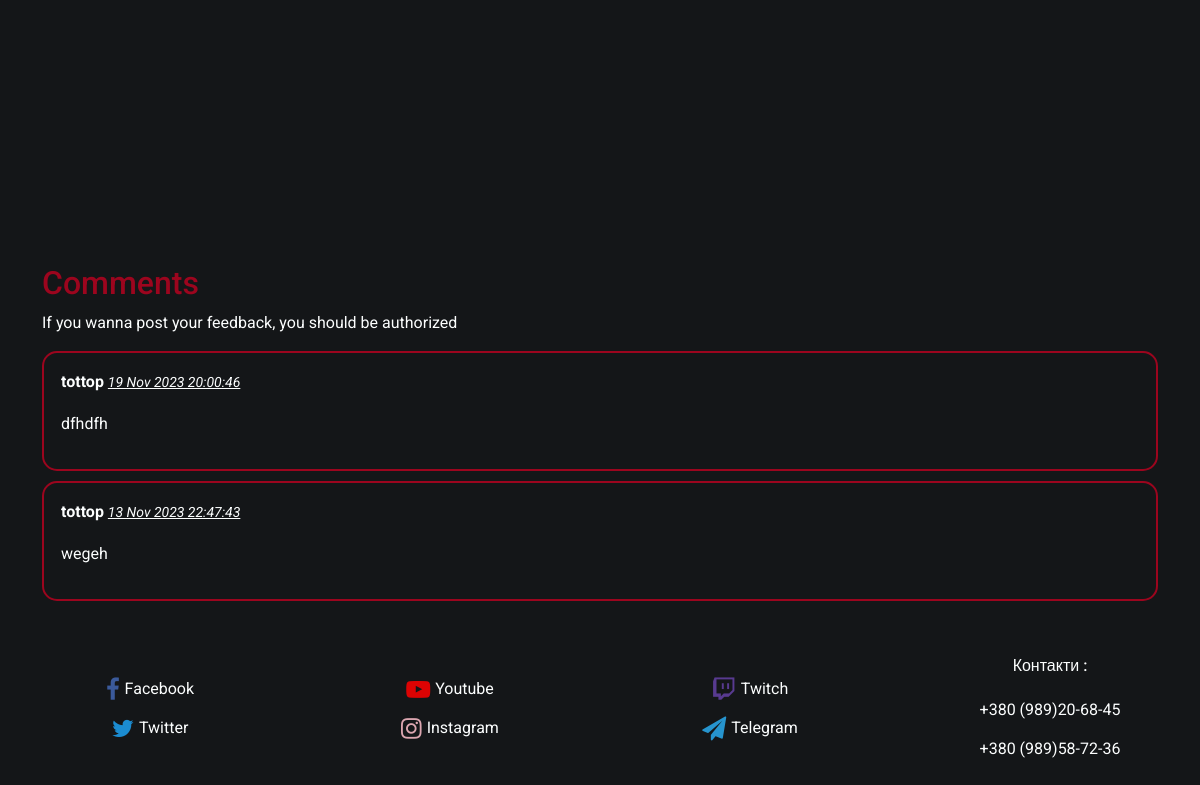
/base (lower part), run on an earlier commit of the app's database.
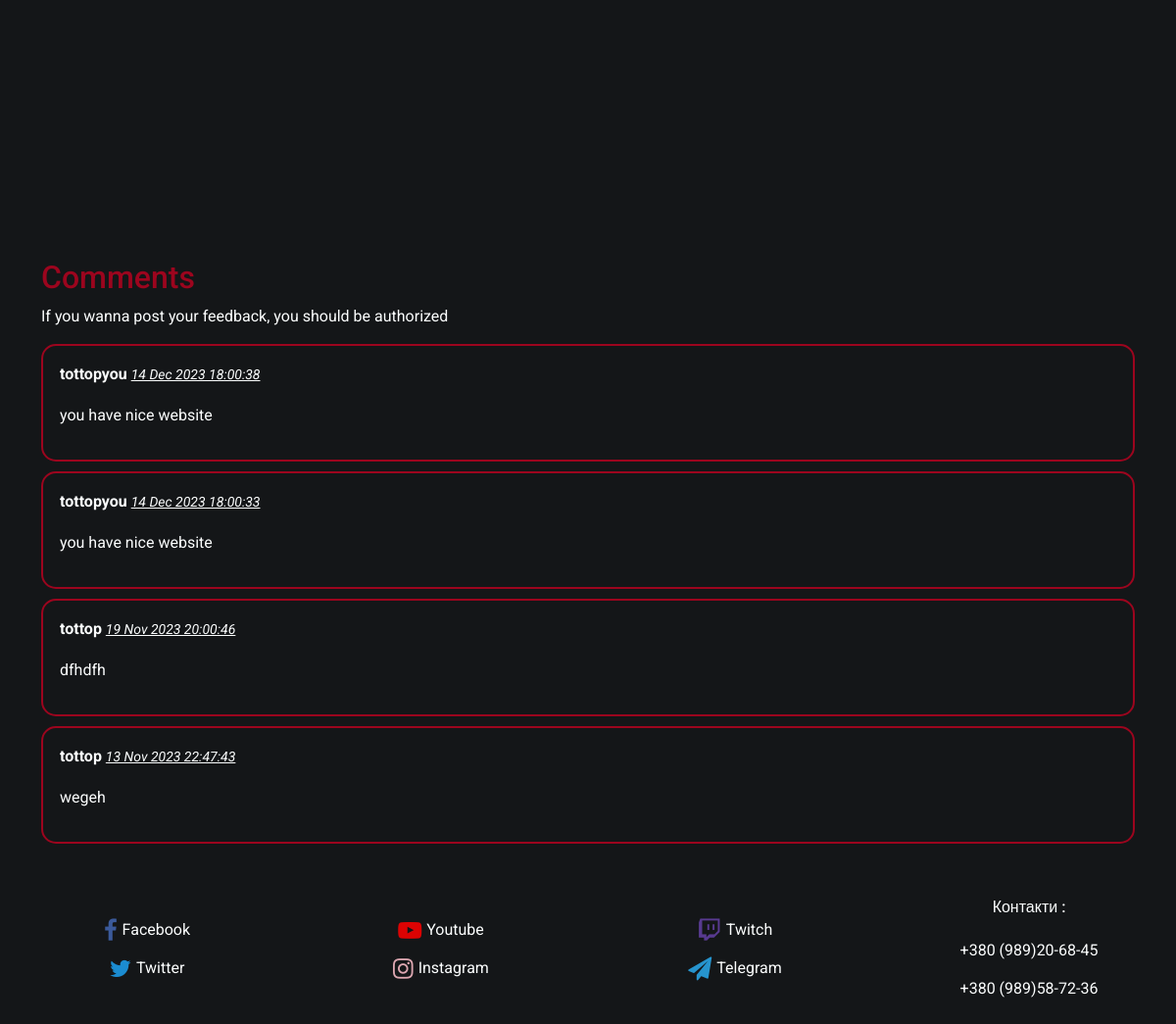
And on a later commit of the database.
### app/models.py (models this page shows, shortened)
class Comment(db.Model):
    id = db.Column(db.Integer, primary_key=True)
    content = db.Column(db.String(140))
    timestamp = db.Column(db.DateTime, index=True, default=datetime.utcnow)
    user_id = db.Column(db.Integer, db.ForeignKey('user.id'), nullable=False)
    user = db.relationship('User', backref='comments', lazy=True)

class User(UserMixin, db.Model):
    id = db.Column(db.Integer, primary_key=True)
    username = db.Column(db.String(64), index=True, unique=True)
    email = db.Column(db.String(120), index=True, unique=True)
    password_hash = db.Column(db.String(128))

### app/routes.py (the view, shortened to what this page needs)
@app.route('/base', methods=['GET', 'POST'])
def base():
    login_form = LoginForm()
    registration_form = RegistrationForm()
    comment_form = CommentForm()
    reset_form = ResetPasswordRequestForm()
    comments = []
    comments = Comment.query.order_by(Comment.timestamp.desc()).all()
    goods = Good.query.all()
    if current_user.is_authenticated:
        goods_basket = Basket.query.filter_by(user_id=current_user.id).count()
    else:
        goods_basket = 0
    return render_template('register.html',goods=goods, login_form=login_form, registration_form=registration_form,comment_form=comment_form, comments=comments, goods_basket=goods_basket, reset_form=reset_form)

### app/templates/register.html (shortened to what this page needs)
{% extends "login.html" %}

### app/templates/base.html (shortened to what this page needs)
<!DOCTYPE html>
<html lang="en">
<head>
    <link href="{{ url_for('static', filename='Styles/style.css') }}" rel="stylesheet">
    <link rel="stylesheet" href="{{ url_for('static', filename='Styles/styleBurger.css') }}">
    <link rel="stylesheet" href="https://cdnjs.cloudflare.com/ajax/libs/font-awesome/4.7.0/css/font-awesome.min.css">
    <link rel="stylesheet" href="https://cdnjs.cloudflare.com/ajax/libs/font-awesome/4.7.0/css/font-awesome.min.css">
    <link href="https://cdn.jsdelivr.net/npm/bootstrap@5.2.0/dist/css/bootstrap.min.css" rel="stylesheet">
</head>
<body>
    <div class="bg">
        <div class="main">
            <div class="content section_1">
            </div>
            <div class="feadbacks section_2">
                <div class="container">
                    <h2 class="comments">Comments</h2>
                    {% if current_user.is_anonymous %}
                    <div class="form-label">If you wanna post your feedback, you should be authorized</div>
                    {% endif %}
                    <div class="mb-2" id="feadback-field">
                    {% for comment in comments %}
                        <div class="coment">
                            <div>
                                <p class="alert alert primary"> {{ comment.user.username }}
                                    <a class="text-right small">
                                        <em>{{ comment.timestamp.strftime('%d %b %Y %H:%M:%S') }}</em>
                                    </a>
                                </p>
                                <p class="alert alert success">{{ comment.content }}</p>
                            </div>
                        </div>
                    {% endfor %}
                    </div>
                </div>
            </div>
            <div class="links section_3">
                <div class="social s1">
                    <div class="s-j">
                        <i class="fa fa-facebook" style="color:#4267B2;"></i>
                        <a href="https://www.facebook.com/">Facebook</a>
                    </div>
                    <div class="s-j">
                        <i class="fa fa-twitter" style="color:#1DA1F2;"></i>
                        <a href="https://twitter.com/">Twitter</a>
                    </div>
                </div>
                <div class="social s2">
                    <div class="s-j">
                        <i class="fa fa-youtube-play" style="color:#FF0000;"></i>
                        <a href="https://www.youtube.com/">Youtube</a>
                    </div>
                    <div class="s-j">
                        <i class="fa fa-instagram inst" style="color:pink;"></i>
                        <a href="https://www.instagram.com/">Instagram</a>
                    </div>
                </div>
                <div class="social s3">
                    <div class="s-j">
                        <i class="fa fa-twitch" style="color:#6441a5;"></i>
                        <a href="https://www.twitch.com/">Twitch</a>
                    </div>
                    <div class="s-j">
                        <i class="fa fa-paper-plane" style="color:rgb(42 171 238);"></i>
                        <a href="https://web.telegram.org/">Telegram</a>
                    </div>
                </div>
                <div class="social s4">
                    <h6>Контакти :</h6>
                        <p>+380 (989)20-68-45</p>
                        <p>+380 (989)58-72-36</p>
                </div>
            </div>
        </div>
    </div>
</body>
</html>

What changed in the data, as far as the page shows it:
added Comment: user.username "tottopyou", timestamp "14 Dec 2023 18:00:38", content "you have nice website"
added Comment: user.username "tottopyou", timestamp "14 Dec 2023 18:00:33", content "you have nice website"
